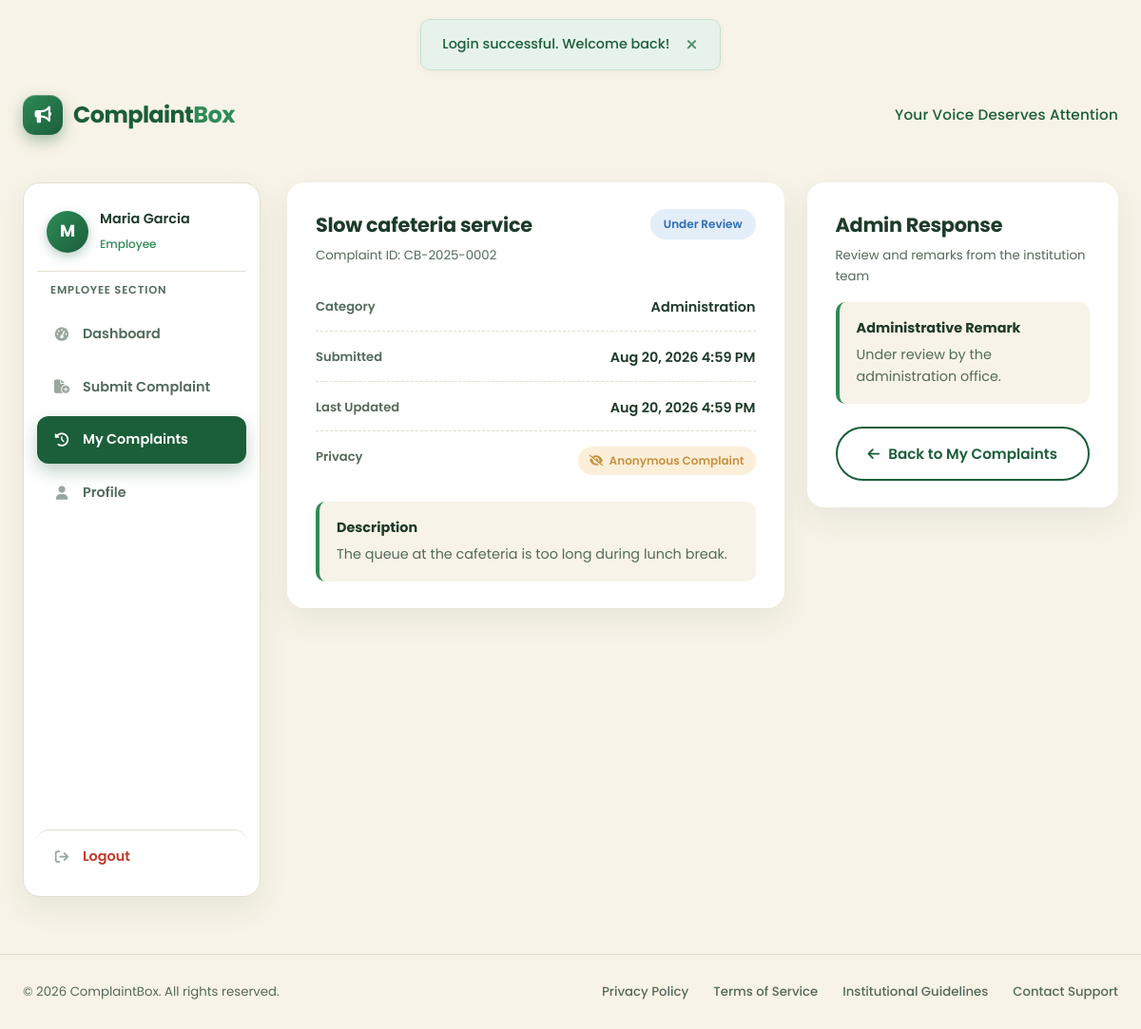
The app's page /complaint_view.php?id=2 (signed in) with its own data.
### tables this page shows
CREATE TABLE IF NOT EXISTS users (
  id         INT UNSIGNED AUTO_INCREMENT PRIMARY KEY,
  full_name  VARCHAR(120) NOT NULL,
  email      VARCHAR(120) NOT NULL UNIQUE,
  password   VARCHAR(255) NOT NULL,
  phone      VARCHAR(15)  NOT NULL,
  role       ENUM('super_admin','admin','employee','student') NOT NULL DEFAULT 'student',
  status     ENUM('active','inactive') NOT NULL DEFAULT 'active',
  created_at TIMESTAMP DEFAULT CURRENT_TIMESTAMP,
  updated_at TIMESTAMP DEFAULT CURRENT_TIMESTAMP ON UPDATE CURRENT_TIMESTAMP,

  INDEX idx_user_email (email),
  INDEX idx_user_role  (role),
  INDEX idx_user_status(status)
);

CREATE TABLE IF NOT EXISTS complaints (
  id           INT UNSIGNED AUTO_INCREMENT PRIMARY KEY,
  complaint_id VARCHAR(20)  NOT NULL UNIQUE,
  user_id      INT UNSIGNED NOT NULL,
  title        VARCHAR(160) NOT NULL,
  description  TEXT         NOT NULL,
  category     ENUM('academic','infrastructure','faculty','administration','hostel','library','laboratory','harassment','other') NOT NULL DEFAULT 'other',
  anonymous    TINYINT(1)   NOT NULL DEFAULT 0,
  status       ENUM('pending','review','approved','resolved','rejected') NOT NULL DEFAULT 'pending',
  admin_remark TEXT         NULL,
  evidence     VARCHAR(255) NULL,
  created_at   TIMESTAMP DEFAULT CURRENT_TIMESTAMP,
  updated_at   TIMESTAMP DEFAULT CURRENT_TIMESTAMP ON UPDATE CURRENT_TIMESTAMP,

  INDEX idx_complaint_user   (user_id),
  INDEX idx_complaint_status (status),
  INDEX idx_complaint_category(category),

  CONSTRAINT fk_complaints_user
    FOREIGN KEY (user_id) REFERENCES users(id)
    ON DELETE RESTRICT
    ON UPDATE CASCADE
);

### database/database.php (called while the page is built, shortened)
<?php
function db(): PDO
{
    static $pdo = null;
    if ($pdo === null) {
        $dsn = 'mysql:host=' . DB_HOST . ';dbname=' . DB_NAME . ';charset=' . DB_CHARSET;
        $options = [
            PDO::ATTR_ERRMODE            => PDO::ERRMODE_EXCEPTION,
            PDO::ATTR_DEFAULT_FETCH_MODE => PDO::FETCH_ASSOC,
            PDO::ATTR_EMULATE_PREPARES   => false,
        ];
        try {
            $pdo = new PDO($dsn, DB_USER, DB_PASS, $options);
        } catch (PDOException $e) {
            http_response_code(500);
            echo 'Database connection failed. Please check config/database.php and confirm MySQL is running.';
            exit;
        }
    }
    return $pdo;
}

### includes/auth.php (called while the page is built, shortened)
<?php
require_once __DIR__ . '/functions.php';
$stmt = db()->prepare(
    "SELECT id, full_name, email, password, phone, role, status, created_at
     FROM users WHERE id = :id LIMIT 1"
);
$stmt->execute([':id' => $_SESSION['user_id']]);
$current_user = $stmt->fetch();

### includes/functions.php (called while the page is built, shortened)
<?php
require_once __DIR__ . '/../database/database.php';
function e(?string $value): string
{
    return htmlspecialchars((string) $value, ENT_QUOTES, 'UTF-8');
}
function status_config(): array
{
    return [
        'pending'  => ['label' => 'Pending',      'class' => 'status-pending'],
        'review'   => ['label' => 'Under Review', 'class' => 'status-review'],
        'approved' => ['label' => 'Approved',     'class' => 'status-approved'],
        'resolved' => ['label' => 'Resolved',     'class' => 'status-resolved'],
        'rejected' => ['label' => 'Rejected',     'class' => 'status-rejected'],
    ];
}
function status_label(string $status): string
{
    $cfg = status_config();
    return $cfg[$status]['label'] ?? ucfirst($status);
}
function status_class(string $status): string
{
    $cfg = status_config();
    return $cfg[$status]['class'] ?? 'status-pending';
}
function complaint_categories(): array
{
    return [
        'academic'       => 'Academic',
        'infrastructure' => 'Infrastructure',
        'faculty'        => 'Faculty',
        'administration' => 'Administration',
        'hostel'         => 'Hostel',
        'library'        => 'Library',
        'laboratory'     => 'Laboratory',
        'harassment'     => 'Harassment',
        'other'          => 'Other',
    ];
}
function category_label(string $category): string
{
    $cats = complaint_categories();
    return $cats[$category] ?? ucfirst($category);
}
function role_label(string $role): string
{
    return match ($role) {
        'super_admin' => 'Super Admin',
        'admin'       => 'Administrator',
        'employee'    => 'Employee',
        default       => 'Student',
    };
}
function nice_date(string $date): string
{
    $ts = strtotime($date);
    return $ts ? date('M j, Y g:i A', $ts) : $date;
}

### complaint_view.php (the view, shortened to what this page needs)
<?php
$active = 'complaints';
require_once __DIR__ . '/includes/auth.php';
$id = (int) ($_GET['id'] ?? 0);
$userId = (int) $current_user['id'];
$stmt = db()->prepare(
    "SELECT c.*, c.admin_remark
     FROM complaints c
     WHERE c.id = :id AND c.user_id = :uid LIMIT 1"
);
$stmt->execute([':id' => $id, ':uid' => $userId]);
$complaint = $stmt->fetch();
include __DIR__ . '/includes/header.php';
?>
<div class="container dash-layout">
  <?php include __DIR__ . '/includes/sidebar.php'; ?>
  <main class="dash-main">
    <div class="detail-grid">
      <div class="card">
        <div class="card-head">
          <div>
            <h2><?php echo e($complaint['title']); ?></h2>
            <p>Complaint ID: <?php echo e($complaint['complaint_id']); ?></p>
          </div>
          <span class="status-badge <?php echo status_class($complaint['status']); ?>">
            <?php echo status_label($complaint['status']); ?>
          </span>
        </div>
        <ul class="detail-list">
          <li>
            <span class="detail-label">Category</span>
            <span class="detail-value"><?php echo e(category_label($complaint['category'])); ?></span>
          </li>
          <li>
            <span class="detail-label">Submitted</span>
            <span class="detail-value"><?php echo e(nice_date($complaint['created_at'])); ?></span>
          </li>
          <li>
            <span class="detail-label">Last Updated</span>
            <span class="detail-value"><?php echo e(nice_date($complaint['updated_at'])); ?></span>
          </li>
          <li>
            <span class="detail-label">Privacy</span>
            <span class="detail-value">
              <?php if ((int) $complaint['anonymous'] === 1): ?>
                <span class="role-badge role-admin"><i class="fa-solid fa-eye-slash"></i> Anonymous Complaint</span>
              <?php else: ?>
                <span class="role-badge role-student"><i class="fa-solid fa-eye"></i> Identified</span>
              <?php endif; ?>
            </span>
          </li>
        </ul>
        <div class="remark-box" style="margin-bottom:0;">
          <strong>Description</strong>
          <?php echo nl2br(e($complaint['description'])); ?>
        </div>
      </div>
      <div class="card">
        <div class="card-head">
          <div>
            <h2>Admin Response</h2>
            <p>Review and remarks from the institution team</p>
          </div>
        </div>
        <?php if (empty($complaint['admin_remark'])): ?>
          <div class="empty-state" style="padding:30px 10px;">
            <i class="fa-regular fa-comment-dots"></i>
            <p>No admin remark yet. Your complaint is being processed.</p>
          </div>
        <?php else: ?>
          <div class="remark-box">
            <strong>Administrative Remark</strong>
            <?php echo nl2br(e($complaint['admin_remark'])); ?>
          </div>
        <?php endif; ?>
        <div style="margin-top:24px;">
          <a href="my_complaints.php" class="btn btn-outline btn-block">
            <i class="fa-solid fa-arrow-left"></i> Back to My Complaints
          </a>
        </div>
      </div>
    </div>
  </main>
</div>
<?php include __DIR__ . '/includes/footer.php'; ?>

### includes/sidebar.php (shortened to what this page needs)
<?php
$active = $active ?? '';
$role   = $current_user['role'] ?? 'student';
?>
<aside class="sidebar">
  <div class="sidebar-user">
    <span class="sidebar-avatar"><?php echo e(strtoupper(substr($current_user['full_name'], 0, 1))); ?></span>
    <span class="sidebar-user-info">
      <strong><?php echo e($current_user['full_name']); ?></strong>
      <small><?php echo e(role_label($role)); ?></small>
    </span>
  </div>
  <p class="sidebar-label"><?php echo e(role_label($role)); ?> Section</p>
  <nav class="sidebar-menu" aria-label="Dashboard navigation">
    <a href="dashboard.php" class="menu-item <?php echo $active === 'dashboard' ? 'active' : ''; ?>">
      <i class="fa-solid fa-gauge-high"></i> Dashboard
    </a>
    <a href="submit_complaint.php" class="menu-item <?php echo $active === 'submit' ? 'active' : ''; ?>">
      <i class="fa-solid fa-file-circle-plus"></i> Submit Complaint
    </a>
    <a href="my_complaints.php" class="menu-item <?php echo $active === 'complaints' ? 'active' : ''; ?>">
      <i class="fa-solid fa-clock-rotate-left"></i> My Complaints
    </a>
    <a href="profile.php" class="menu-item <?php echo $active === 'profile' ? 'active' : ''; ?>">
      <i class="fa-solid fa-user"></i> Profile
    </a>
    <a href="logout.php" class="menu-item menu-item--logout">
      <i class="fa-solid fa-arrow-right-from-bracket"></i> Logout
    </a>
  </nav>
</aside>

### records on screen
users: full_name "M", full_name "Maria Garcia", role "Employee", role "EMPLOYEE"
complaints: title "Slow cafeteria service", complaint "CB-2025-0002", status "Under Review", category "Administration", created_at "Aug 20, 2026 4:59 PM", updated_at "Aug 20, 2026 4:59 PM", description "The queue at the cafeteria is too long during lunch break.", admin_remark "Under review by the administration office."

### other values on screen
$flash['message'] "Login successful. Welcome back!"
